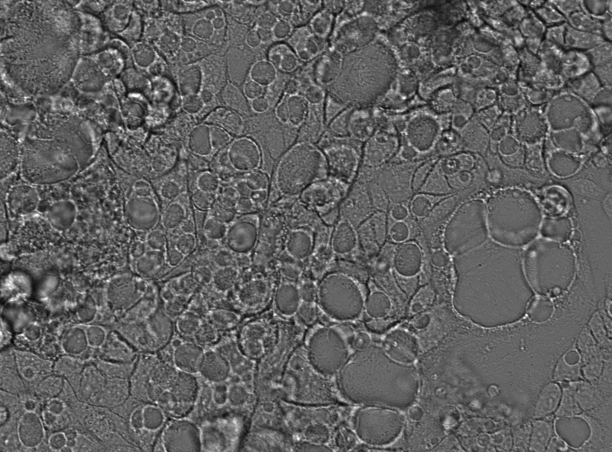
#> input picture Data/Kernels/Caco2-Healthy_Repr30xP1.tif, 1224 x 904 px (shown at 1/2 size)
$ jupyter execute --allow-errors Kernel_Calibration_HighRes-Caco2.ipynb   (shell and % lines are left out)   (older library calls are emulated)
#> lines starting #> are read from the running program, lines starting #| are printed output that depends on the picture
[cell 1]
import matplotlib.pyplot as plt;
import seaborn as sns;
from PIL import Image
from matplotlib.pyplot import imshow
import numpy as np;
import glob
import os

## Image Ingest

[cell 2]
def rgb2gray(rgb):

    r, g, b = rgb[:,:,0], rgb[:,:,1], rgb[:,:,2]
    gray = 0.2989 * r + 0.5870 * g + 0.1140 * b

    return gray

## Set Healthy Kernel

[cell 3]
set_kernel = True;
invert_image = False;
# [13 lines of commented-out code are left out]

[cell 4]
from scipy.ndimage import gaussian_filter
from skimage import data
from skimage import img_as_float
from skimage.morphology import reconstruction

# [14 lines of commented-out code are left out]

[cell 5]
# [22 lines of commented-out code are left out]

[cell 6]
#Healthy Cells

im = Image.open("Data/Kernels/Caco2-Healthy_Repr30xP1.tif");
#> im is the input picture: PIL image 1224x904 I;16; min 5920, max 65504, mean 28407

#imshow(np.asarray(im))
im_array_gray = np.asarray(im,dtype=np.float32)
#im_array_gray = rgb2gray(im_array);
if invert_image:
    im_array_gray = (np.abs(255.0-im_array_gray))

im_array_gray_Caco2 = im_array_gray;
plt.figure(figsize=(10,20))
imshow(im_array_gray_Caco2,cmap='gray')
#Cells Condensing/Circular Cells

# in focus circular cells
im = Image.open("Data/Kernels/Caco2-Unhealthy_Repr30xP1.tif");
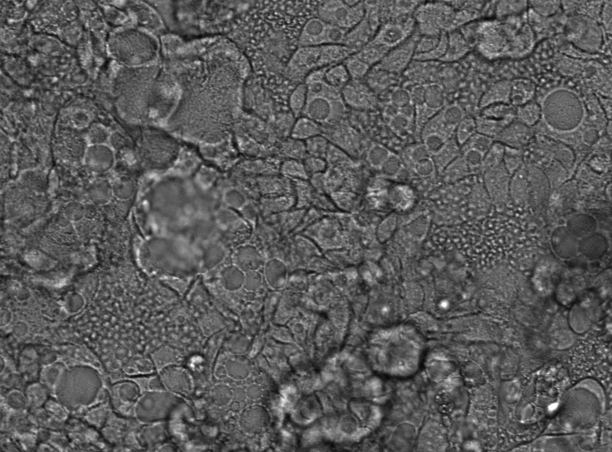
#> input picture Data/Kernels/Caco2-Unhealthy_Repr30xP1.tif, 1224 x 904 px (shown at 1/2 size)
#> im is the input picture: PIL image 1224x904 I;16; min 9854, max 65504, mean 29638.4
im_array_gray = np.asarray(im,dtype=np.float32)
#im_array_gray = rgb2gray(im_array_gray);
if False:
    im_array_gray = (255.0-im_array_gray)
im_array_gray_circular_infocus = im_array_gray;
plt.figure(figsize=(10,20))
imshow(im_array_gray_circular_infocus)

# [17 lines of commented-out code are left out]

im = Image.open("Data/Kernels/runawaygrowth_kernels/HighRes_BacterialGrowth.png"); # images of bacterial patch
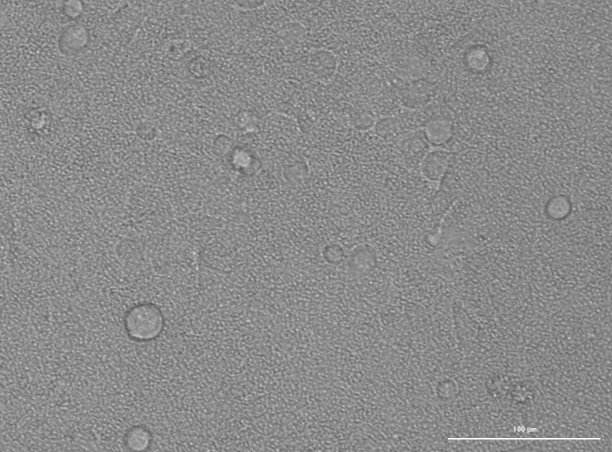
#> input picture Data/Kernels/runawaygrowth_kernels/HighRes_BacterialGrowth.png, 1224 x 904 px (shown at 1/2 size)
#> im is the input picture: PIL image 1224x904 RGBA; mean R, G, B, A 138.6, 138.6, 138.6, 255
im_array_gray = np.asarray(im,dtype=np.float32)
#> im_array_gray: shape (904, 1224, 4) float32
im_array_gray = rgb2gray(im_array_gray);
if True:
    im_array_gray = (np.abs(255.0-im_array_gray))
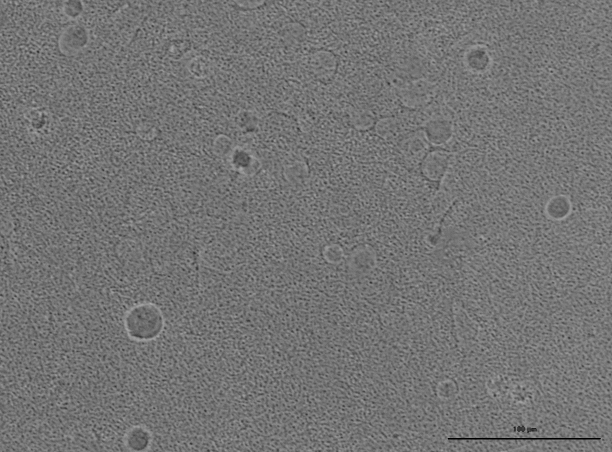
#> im_array_gray: shape (904, 1224) float32 (shown at 1/2 size); min 0.0255, max 179, mean 116.4
im_array_gray_bacterial_patch = im_array_gray/np.max(im_array_gray);
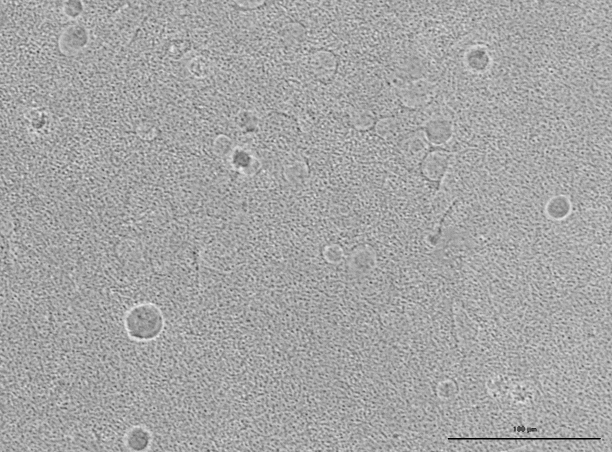
#> im_array_gray_bacterial_patch: shape (904, 1224) float32 (shown at 1/2 size); min 0.000142, max 1, mean 0.65
plt.figure(figsize=(10,20))
imshow(im_array_gray_bacterial_patch,cmap='gray')


# [9 lines of commented-out code are left out]

[cell 7]
# Unhealthy cells
im = Image.open("Data/Kernels/Caco2-Unhealthy_Repr30xP1.tif");
#im = Image.open("Data/Kernels/Unhealthy_cell_kernels/C6_04_1_1_Bright Field_009.tif");
plt.figure(figsize=(20,10))
imshow(np.asarray(im))
im_array_gray = np.asarray(im,dtype=np.float32)
#im_array_gray = rgb2gray(im_array_gray);
if invert_image:
     im_array_gray = (np.abs(255.0-im_array_gray))

im_array_gray_Caco2_UH = im_array_gray;


# [7 lines of commented-out code are left out]

[cell 8]
# [4 lines of commented-out code are left out]

## Shaded Normal Kernel Extraction

[cell 9]
## Set Healthy Kernels

#set_kernel=True;
if set_kernel:
    # [8 lines of commented-out code are left out]
    sample_kernel_healthy_Caco2 = np.array(im_array_gray_Caco2[300:490,250:400])
    sample_kernel_healthy_Caco2 = (np.mean(sample_kernel_healthy_Caco2,axis=None)-sample_kernel_healthy_Caco2)/(np.mean(sample_kernel_healthy_Caco2,axis=None))
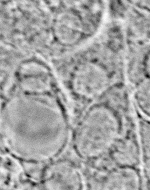
#> sample_kernel_healthy_Caco2: shape (190, 150) float32; min -1.11, max 0.626, mean -6.83e-09; drawn with min black and max white
    sample_kernel_healthy_Caco2[sample_kernel_healthy_Caco2<0] =0.0;
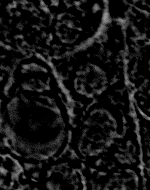
#> sample_kernel_healthy_Caco2: shape (190, 150) float32; min 0, max 0.626, mean 0.0826
    mask_sample_kernel_healthy_Caco2 = sample_kernel_healthy_Caco2;
    #plt.figure()
    #imshow(mask_sample_kernel_healthy_A549,cmap='gray')

    #Define Bacterial Patches
    sample_kernel_bacterial_patch = np.array(im_array_gray_bacterial_patch[600:650,600:650]) #np.array(im_array_gray_bacterial_patch[625:795,350:550])#
    sample_kernel_bacterial_patch = (np.mean(sample_kernel_bacterial_patch,axis=None)-sample_kernel_bacterial_patch)/(np.mean(sample_kernel_bacterial_patch,axis=None))
    sample_kernel_bacterial_patch[sample_kernel_bacterial_patch<0.00] =0.0;
    mask_sample_kernel_bacterial_patch = sample_kernel_bacterial_patch#/np.max(sample_kernel_bacterial_patch);

#Unhealthy cells
if set_kernel:
    sample_kernel_unhealthy_Caco2 = np.array(im_array_gray_Caco2_UH[600:700,200:300])
    sample_kernel_unhealthy_Caco2 = (np.mean(sample_kernel_unhealthy_Caco2,axis=None)-sample_kernel_unhealthy_Caco2)/(np.mean(sample_kernel_unhealthy_Caco2,axis=None))
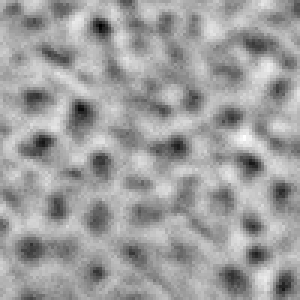
#> sample_kernel_unhealthy_Caco2: shape (100, 100) float32 (shown 3 times larger); min -0.867, max 0.524, mean -1.75e-08; drawn with min black and max white
    sample_kernel_unhealthy_Caco2[sample_kernel_unhealthy_Caco2<-0.00] =0.0;
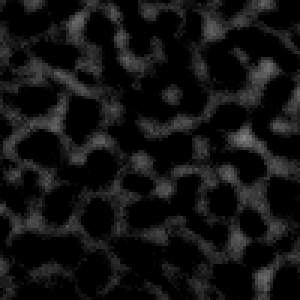
#> sample_kernel_unhealthy_Caco2: shape (100, 100) float32 (shown 3 times larger); min 0, max 0.524, mean 0.073
    mask_sample_kernel_unhealthy_Caco2 = sample_kernel_unhealthy_Caco2;
    plt.figure()
    imshow(mask_sample_kernel_unhealthy_Caco2)

[cell 10]
plt.figure()
imshow(np.abs(sample_kernel_healthy_Caco2),cmap='gray')
plt.title('Healthy Caco2 Kernel')

# [7 lines of commented-out code are left out]

plt.figure()
imshow(np.abs(sample_kernel_bacterial_patch),cmap='gray')
plt.title('Bacterial Patch')


# [5 lines of commented-out code are left out]

[cell 11]
#Unhealthy cells plots
plt.figure()
imshow(np.abs(sample_kernel_unhealthy_Caco2),cmap='gray')
plt.title('Unhealthy Caco2 Innards')

# [16 lines of commented-out code are left out]


cbar = plt.colorbar()
ax = plt.gca()
ax.set_xticklabels({})
ax.set_yticklabels({})
cbar.ax.tick_params(labelsize=20)
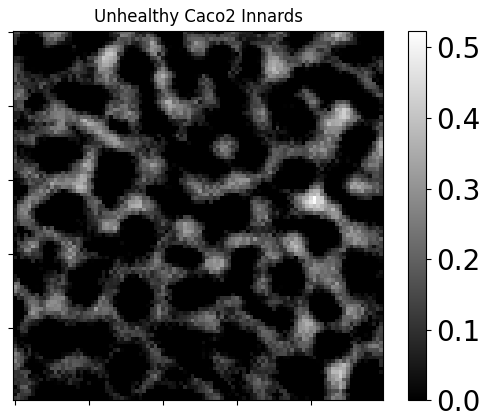
#> figure drawn by matplotlib, 2 panels

### Load Image Files to Analyze

[cell 12]
list_of_kernels = [mask_sample_kernel_healthy_Caco2,mask_sample_kernel_unhealthy_Caco2,mask_sample_kernel_bacterial_patch]##[mask_sample_kernel_healthy_A549,mask_sample_kernel_healthy_dendritic,mask_sample_kernel_healthy_macrophage,mask_sample_kernel_unhealthy_A549,mask_sample_kernel_unhealthy_dendritic,mask_sample_kernel_unhealthy_macrophage,mask_sample_kernel_bacterial_patch]
#list_of_alphas = [3.75,13.5,1.91];#[3.75,13.0,5.1,8.5,8.2,11.25,4.06]
#list_of_colors = ['g','r','b']

#bacterial patch - 7.65


## Generate family of kernels:
list_kernel_families = [];
for sample_kernel_ind in range(0,len(list_of_kernels)):
    mask_sample_kernel = list_of_kernels[sample_kernel_ind];
    base_angle = 0;
    kernel_family = [];
    for delta in range(base_angle,360,10):
        this_family_kernel_img= Image.fromarray(np.uint8(mask_sample_kernel * 255) ).rotate(angle=base_angle+delta)
        rotated_kernel = np.array(this_family_kernel_img,dtype=np.float32)/255.0
        kernel_family.append(rotated_kernel);
    list_kernel_families.append(kernel_family);
#> this loop made 3 passes
#> after the loop, list_kernel_families = 3 items

[cell 13]
for kernel_family in list_kernel_families:

    figs,list_of_ax = plt.subplots(1,len(kernel_family))

    figs.set_size_inches((120,100))
    for ind in range(0,len(list_of_ax)):
        this_ax = list_of_ax[ind];
        plt.sca(this_ax)
        plt.imshow(kernel_family[ind],cmap='gray')
    #plt.show()
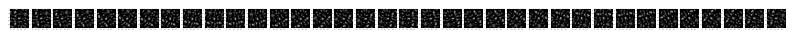
#> figure drawn by matplotlib, 36 panels
